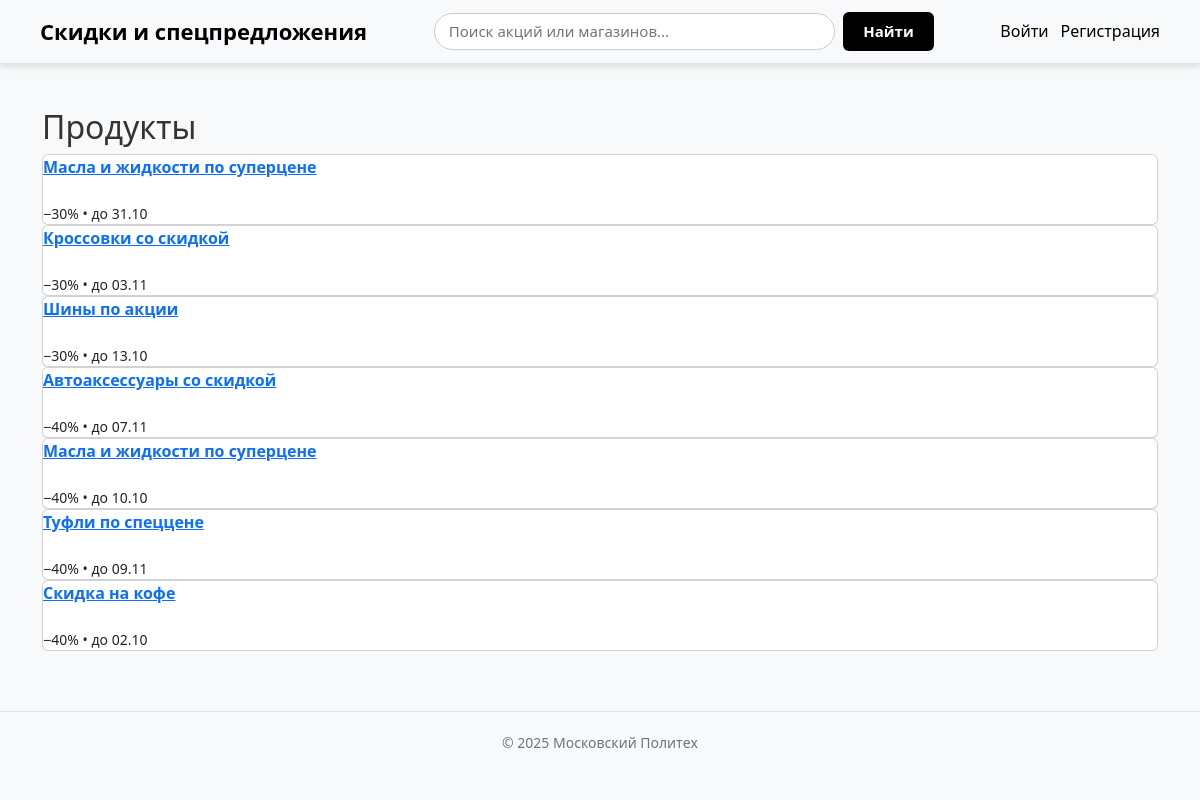
Page /category/4/ on the earlier database version.
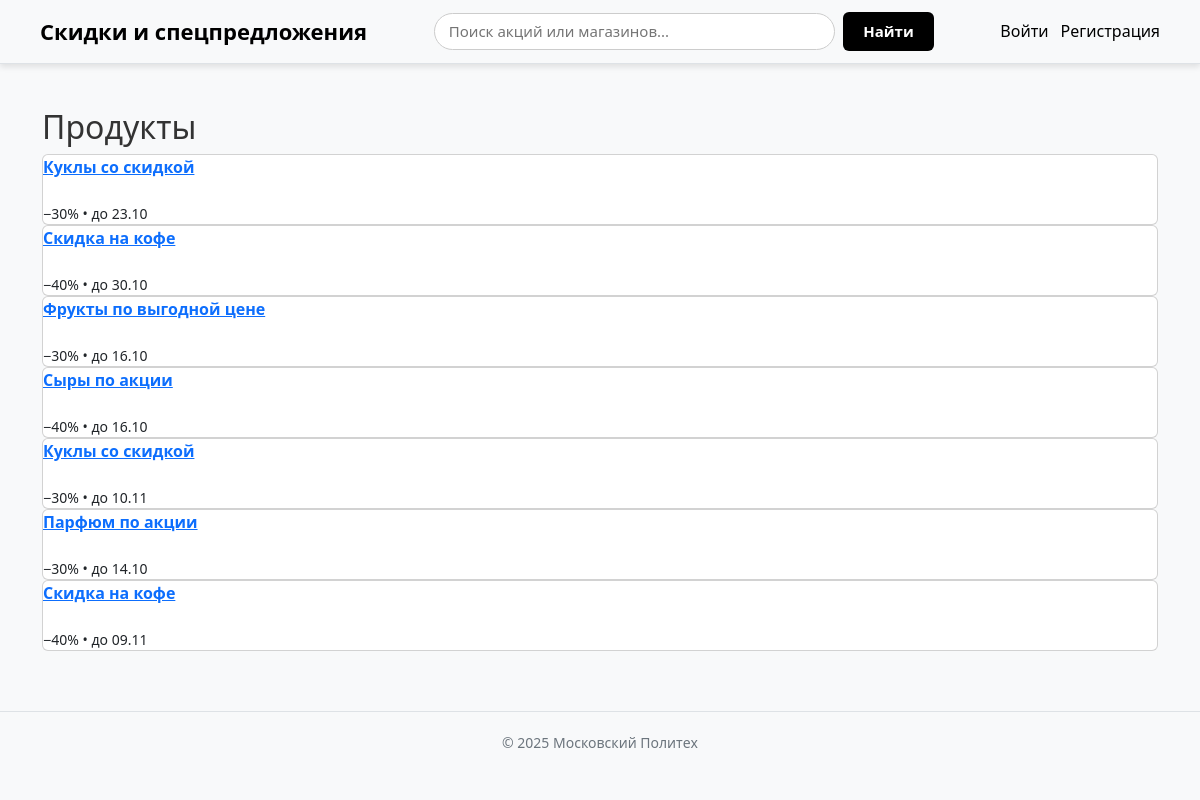
Same page on the later database version.
### discounts/models.py (models this page shows, shortened)
class Deal(models.Model):
    title = models.CharField("Название предложения", max_length=255)
    merchant = models.ForeignKey(Merchant, on_delete=models.CASCADE, verbose_name="Партнёр")
    price_original = models.DecimalField("Цена без скидки", max_digits=10, decimal_places=2)
    price_discount = models.DecimalField("Цена со скидкой", max_digits=10, decimal_places=2)
    starts_at = models.DateTimeField("Дата начала", null=True, blank=True)
    expires_at = models.DateTimeField("Дата окончания", null=True, blank=True)
    created_at = models.DateTimeField("Дата создания", auto_now_add=True)
    categories = models.ManyToManyField("Category", through="DealCategory", verbose_name="Категории")
    image_url = models.URLField("Картинка (URL)", blank=True, default="")
    description = models.TextField("Описание продукта", blank=True, null=True)
    favorited_by = models.ManyToManyField(
        User,
        related_name="favorite_deals",
        blank=True,
        verbose_name="Добавили в избранное"
    )
    class Meta:
        verbose_name = "Предложение"
        verbose_name_plural = "Предложения"
    def discount_percent(self):
        if self.price_original and self.price_original > 0:
            discount = 100 - (self.price_discount / self.price_original * 100)
            return int(round(discount))  # округляем до целого
        return 0
    @property
    def discount_pct(self):
        return self.discount_percent()

### discounts/views.py (the view)
# urls.py: path("category/<int:pk>/", views.category, name="category"),
def category(request, pk):
    category = get_object_or_404(Category, pk=pk)
    deals = Deal.objects.filter(categories=category)
    return render(request, "category.html", {
        "category": category,
        "deals": deals,
    })

### templates/category.html (shortened to what this page needs)
{% extends "base.html" %}
{% block content %}
<h2>{{ category.name }}</h2>
<div class="grid">
  {% for d in deals %}
    <article class="card">
      <a href="{% url 'discounts:deal_detail' d.id %}"><strong>{{ d.title }}</strong></a><br>
      <small class="muted">−{{ d.discount_pct|floatformat:0 }}% • до {{ d.expires_at|date:"d.m" }}</small>
    </article>
  {% empty %}
    <p>Нет активных акций.</p>
  {% endfor %}
</div>
{% endblock %}

Differences in the rows shown:
no longer on this page (row edited): Deal: title "Масла и жидкости по суперцене", discount_pct "30", expires_at "31.10"
no longer on this page (row edited): Deal: title "Кроссовки со скидкой", discount_pct "30", expires_at "03.11"
no longer on this page (row edited): Deal: title "Шины по акции", discount_pct "30", expires_at "13.10"
no longer on this page (row edited): Deal: title "Автоаксессуары со скидкой", discount_pct "40", expires_at "07.11"
no longer on this page (row edited): Deal: title "Масла и жидкости по суперцене", discount_pct "40", expires_at "10.10"
no longer on this page (row edited): Deal: title "Туфли по спеццене", discount_pct "40", expires_at "09.11"
no longer on this page (row edited): Deal: title "Скидка на кофе", discount_pct "40", expires_at "02.10"
now on this page (row edited): Deal: title "Куклы со скидкой", discount_pct "30", expires_at "23.10"
now on this page (row edited): Deal: title "Скидка на кофе", discount_pct "40", expires_at "30.10"
now on this page (row edited): Deal: title "Фрукты по выгодной цене", discount_pct "30", expires_at "16.10"
now on this page (row edited): Deal: title "Сыры по акции", discount_pct "40", expires_at "16.10"
now on this page (row edited): Deal: title "Куклы со скидкой", discount_pct "30", expires_at "10.11"
now on this page (row edited): Deal: title "Парфюм по акции", discount_pct "30", expires_at "14.10"
now on this page (row edited): Deal: title "Скидка на кофе", discount_pct "40", expires_at "09.11"
